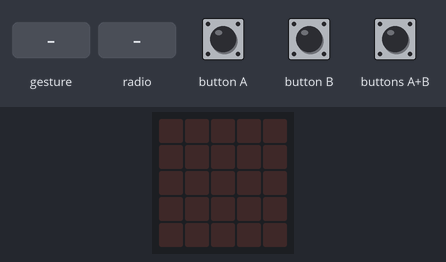
The program below on a simulated BBC micro:bit (MakeCode). On the bench: the board's 5×5 LED display. The test bench sets the inputs (shaded band). Random numbers come from a fixed seed; a tilt is held for 1.5 s and a shake lasts 1 s, then the board lies face up again.

Above: at 1.2 s.
1.3 s: gesture 'shake'
At 2.2 s:
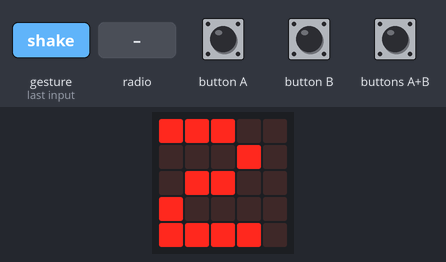
4.6 s: radio message "0" arrives
At 5.7 s:
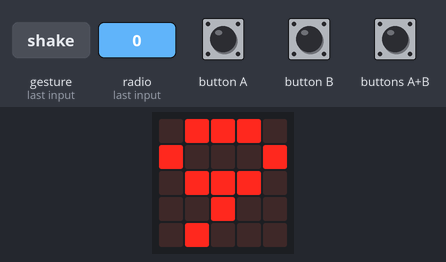
Timing chart, 0 to 7.6 s (numbered marks = the images above; inputs shaded):
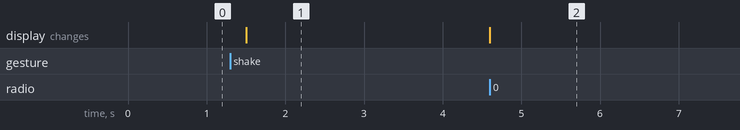

Measured:
- after the input at 1.3 s, the display: changes after 0.20 s (image 1)
- after the input at 4.6 s, the display: changes at once (image 2)

The program:

main.ts
```typescript
radio.onReceivedNumber(function (receivedNumber) {
    if (0 == receivedNumber) {
        basic.showNumber(randint(0, 10))
    }
    if (1 == receivedNumber) {
        basic.showNumber(randint(0, 10))
    }
    if (2 == receivedNumber) {
        basic.showNumber(randint(0, 10))
    }
})
input.onButtonPressed(Button.A, function () {
    radio.sendNumber(0)
})
input.onGesture(Gesture.Shake, function () {
    basic.showNumber(randint(0, 10))
})
input.onButtonPressed(Button.AB, function () {
    radio.sendNumber(2)
})
input.onButtonPressed(Button.B, function () {
    radio.sendNumber(1)
})
radio.setGroup(25)
```

test.ts
```typescript
// aquí va el archivo "tests"; esto no se compilará cuando este paquete se utilice como una extensión.
```
